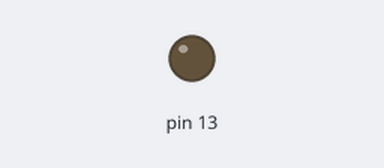
A sketch run on a simulated Arduino Uno, built with avr-gcc and run on an emulated ATmega328P. Parts: output pins drawn as LEDs (lit = HIGH).

Above: at 0.2 s.
At 4.0 s:
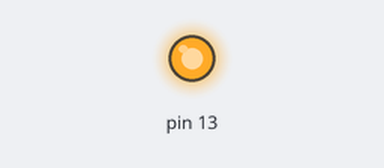
Timing chart, 0 to 6.7 s (numbered marks = the images above):
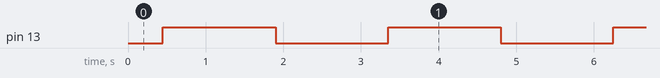

Measured:
- by itself, pin 13: alternates HIGH for 1.5 s and LOW for 1.5 s

The sketch:

test433.ino
```cpp
/*
  Example for different sending methods

  http://code.google.com/p/rc-switch/

*/

#include <RCSwitch.h>

RCSwitch mySwitch = RCSwitch();

void setup() {

  Serial.begin(9600);

  // Transmitter is connected to Arduino Pin #10
  mySwitch.enableTransmit(10);
  pinMode(13, OUTPUT);
  // Optional set pulse length.
  // mySwitch.setPulseLength(320);

  // Optional set protocol (default is 1, will work for most outlets)
  // mySwitch.setProtocol(2);

  // Optional set number of transmission repetitions.
  // mySwitch.setRepeatTransmit(15);

}

void loop() {

  /* See Example: TypeA_WithDIPSwitches */
  mySwitch.switchOn("11111", 3);
    digitalWrite(13, HIGH);
  delay(1000);
  mySwitch.switchOff("11111", 3);
    digitalWrite(13, LOW);
  delay(1000);

}
```
